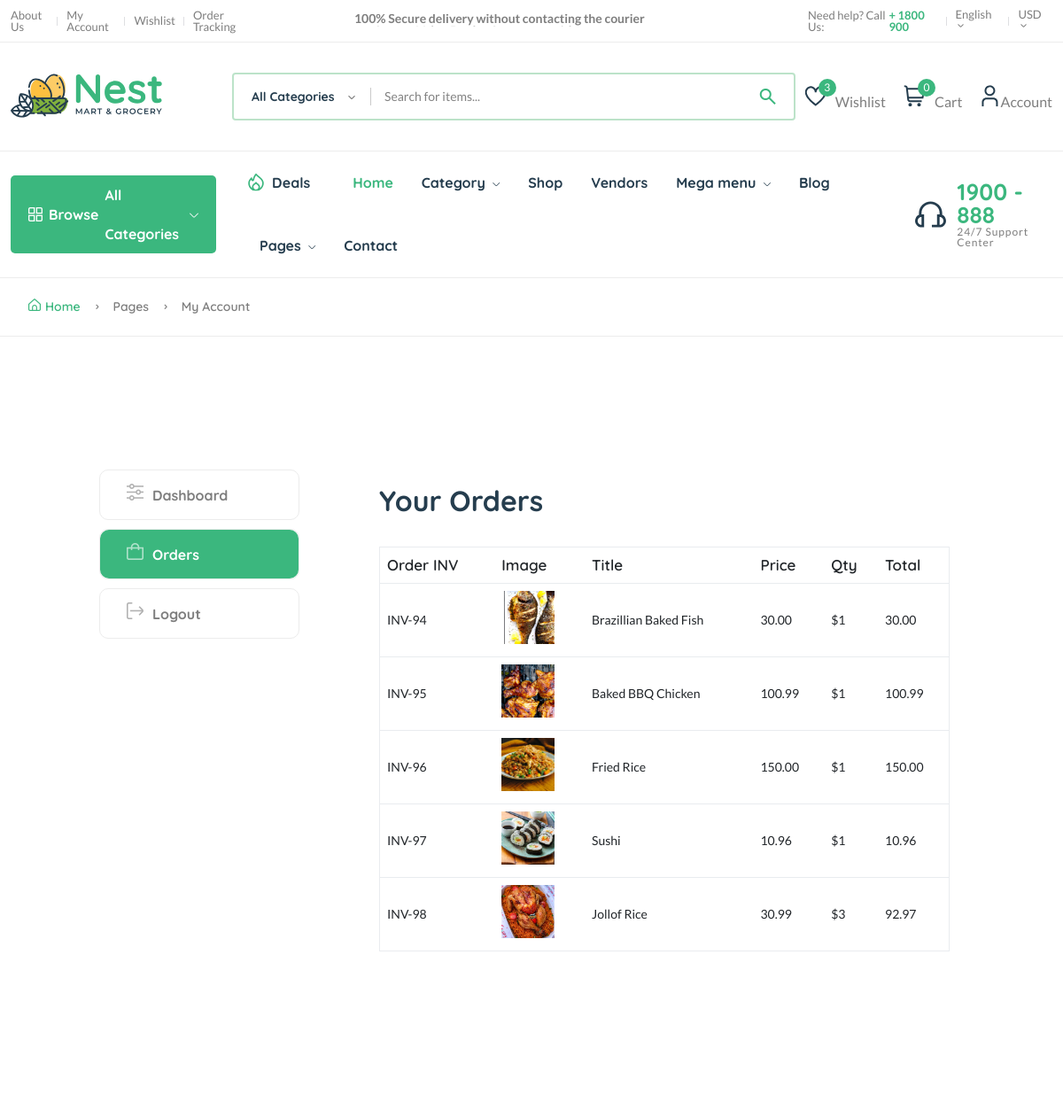
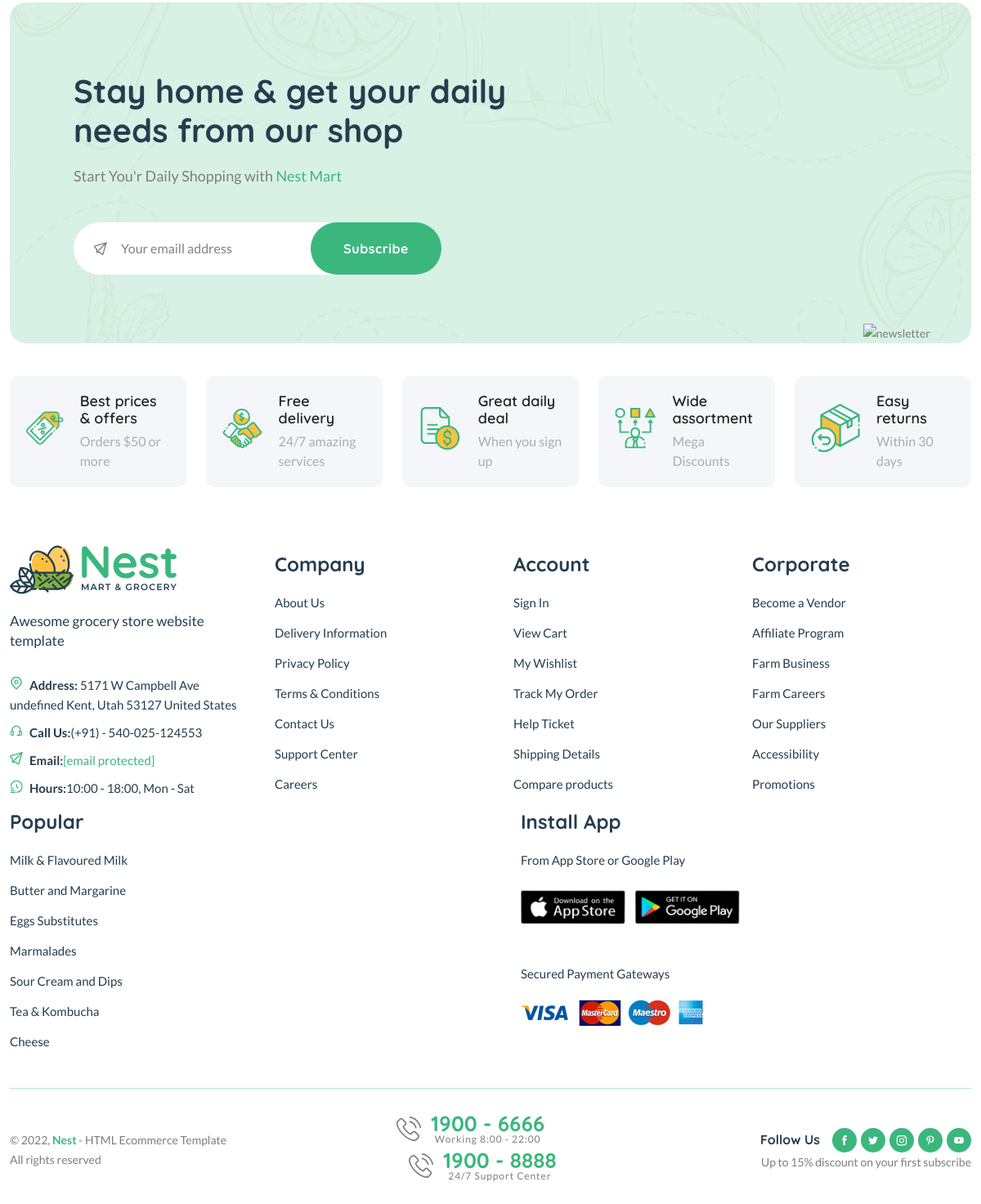
The page /dashboard/order/12 (signed in) on the database its author committed (2 pictures, top to bottom).
### core/models.py (models this page shows, shortened)
class CartOrderProducts(models.Model):
    order = models.ForeignKey(CartOrder, on_delete=models.CASCADE)
    invoice_no = models.CharField(max_length=200)
    product_status = models.CharField(max_length=200)
    item = models.CharField(max_length=200)
    image = models.CharField(max_length=200)
    qty = models.IntegerField(default=0)
    price = models.DecimalField(
        max_digits=99999999999999, decimal_places=2, default="1.99")
    total = models.DecimalField(
        max_digits=99999999999999, decimal_places=2, default="1.99")
    class Meta:
        verbose_name_plural = "Cart Order Items"

### core/views.py (the view)
# urls.py: path("dashboard/order/<int:id>", order_detail, name="order-detail"),
def order_detail(request, id):
    order = CartOrder.objects.get(user=request.user, id=id)
    order_items = CartOrderProducts.objects.filter(order=order)
    context = {
        "order_items": order_items,
    }
    return render(request, 'core/order-detail.html', context)

### core/context_processor.py (called while the page is built)
def default(request):
    categories = Category.objects.all()
    vendors = Vendor.objects.all()
    min_max_price = Product.objects.aggregate(Min("price"), Max("price"))
    if request.user.is_authenticated:
        try:
            wishlist = wishlist_model.objects.filter(user=request.user)
        except:
            messages.warning(request, "You need to login before accessing your wishlist.")
            wishlist = 0
    else:
        wishlist = 0
    try:
        address = Address.objects.get(user=request.user)
    except:
        address = None
    return {
        'categories':categories,
        'wishlist':wishlist,
        'address':address,
        'vendors':vendors,
        'min_max_price':min_max_price,
    }

### userauths/models.py (called while the page is built)
    def __str__(self):
        return self.username

### templates/core/order-detail.html (shortened to what this page needs)
{% extends 'partials/base.html' %}
{% load static %}
{% block content %}
    <main class="main pages">
        <div class="page-header breadcrumb-wrap">
            <div class="container">
                <div class="breadcrumb">
                    <a href="index.html" rel="nofollow"><i class="fi-rs-home mr-5"></i>Home</a>
                    <span></span> Pages <span></span> My Account
                </div>
            </div>
        </div>
        <div class="page-content pt-150 pb-150">
            <div class="container">
                <div class="row">
                    <div class="col-lg-10 m-auto">
                        <div class="row">
                            <div class="col-md-3">
                                <div class="dashboard-menu">
                                    <ul class="nav flex-column" role="tablist">
                                        <li class="nav-item">
                                            <a class="nav-link"  href="{% url 'core:dashboard' %}"><i class="fi-rs-settings-sliders mr-10"></i>Dashboard</a>
                                        </li>
                                        <li class="nav-item">
                                            <a class="nav-link active" id="orders-tab" data-bs-toggle="tab" href="#orders" role="tab" aria-controls="orders" aria-selected="false"><i class="fi-rs-shopping-bag mr-10"></i>Orders</a>
                                        </li>
                                        <li class="nav-item">
                                            <a class="nav-link" href="{% url 'userauths:sign-out' %}"><i class="fi-rs-sign-out mr-10"></i>Logout</a>
                                        </li>
                                    </ul>
                                </div>
                            </div>
                            <div class="col-md-9">
                                <div class="tab-content account dashboard-content pl-50">
                                    <div class="tab-pane fade active show" id="orders" role="tabpanel" aria-labelledby="orders-tab">
                                        <div class="card">
                                            <div class="card-header">
                                                <h3 class="mb-0">Your Orders</h3>
                                            </div>
                                            <div class="card-body">
                                                <div class="table-responsive">
                                                    <table class="table">
                                                        <thead>
                                                            <tr>
                                                                <th>Order INV</th>
                                                                <th>Image</th>
                                                                <th>Title</th>
                                                                <th>Price</th>
                                                                <th>Qty</th>
                                                                <th>Total</th>
                                                            </tr>
                                                        </thead>
                                                        <tbody>
                                                            {% for o in order_items %}
                                                            <tr>
                                                                <td>INV-{{o.id}}</td>
                                                                <td>
                                                                    <p><img src="{{ o.image }}" style="width: 60px; height: 60px; object-fit: cover;" alt=""></p>
                                                                </td>
                                                                <td>{{o.item}}</td>
                                                                <td>{{o.price}}</td>
                                                                <td>${{o.qty}}</td>
                                                                <td>{{ o.total }}</td>
                                                            </tr>
                                                            {% endfor %}
                                                        </tbody>
                                                    </table>
                                                </div>
                                            </div>
                                        </div>
                                    </div>
                                </div>
                            </div>
                        </div>
                    </div>
                </div>
            </div>
        </div>
    </main>
{% endblock content %}

### rows shown on the page
CartOrderProducts: id "94", image (picture), item "Brazillian Baked Fish", price "30.00", qty "1", total "30.00"
CartOrderProducts: id "95", image (picture), item "Baked BBQ Chicken", price "100.99", qty "1", total "100.99"
CartOrderProducts: id "96", image (picture), item "Fried Rice", price "150.00", qty "1", total "150.00"
CartOrderProducts: id "97", image (picture), item "Sushi", price "10.96", qty "1", total "10.96"
CartOrderProducts: id "98", image (picture), item "Jollof Rice", price "30.99", qty "3", total "92.97"

### other values the page prints
{{ wishlist.count }} "3"
{{ request.session.cart_data_obj|length }} "0"
